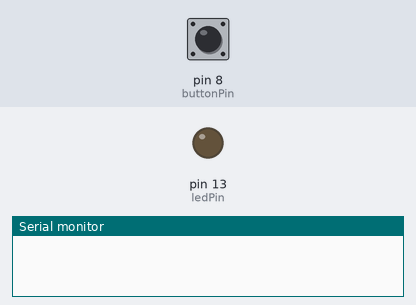
The sketch below on a simulated Arduino Uno, built with avr-gcc and run on an emulated ATmega328P. Shown: output pins drawn as LEDs (lit = HIGH), the last lines printed to the serial monitor. Inputs (shaded band) come from the test bench; at power-on: pin 8 (buttonPin) HIGH.

Above: at 1.2 s.
1.3 s: pin 8 (buttonPin) pulled LOW for 0.15 s
At 1.37 s:
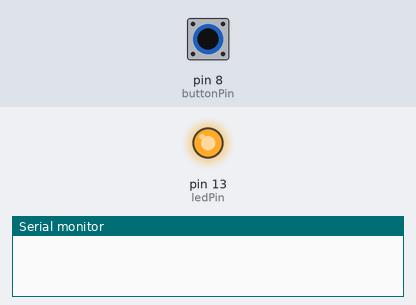
2.9 s: pin 8 (buttonPin) pulled LOW for 3.2 s
At 7.3 s:
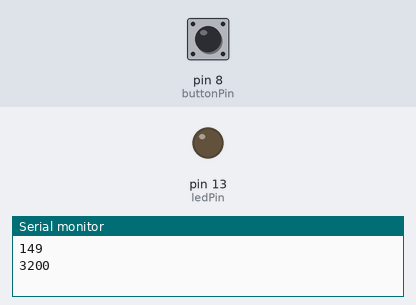
Timing chart, 0 to 8.8 s (numbered marks = the images above; inputs shaded):
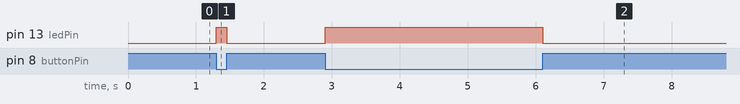

The sketch:

millis.ino
```cpp
int buttonPin = 8;
int ledPin = 13;
unsigned long length,t1,t2;
void setup()

{
  pinMode(buttonPin, INPUT_PULLUP);
  pinMode(ledPin,OUTPUT);
  Serial.begin(9600);
}
void loop()
{
  while (digitalRead(buttonPin) == HIGH) {}
  t1 = millis();
  digitalWrite(ledPin, HIGH);
  while (digitalRead(buttonPin) == LOW) {}
  t2 = millis();
  digitalWrite(ledPin, LOW);
  length = t2 - t1;
  Serial.print(length);
  Serial.print("\n");
}
```

Measured:
- after the input at 1.3 s, pin 13 (ledPin): LOW → HIGH at once, → LOW 0.15 s later
- after the input at 2.9 s, pin 13 (ledPin): LOW → HIGH at once, → LOW 3.2 s later
